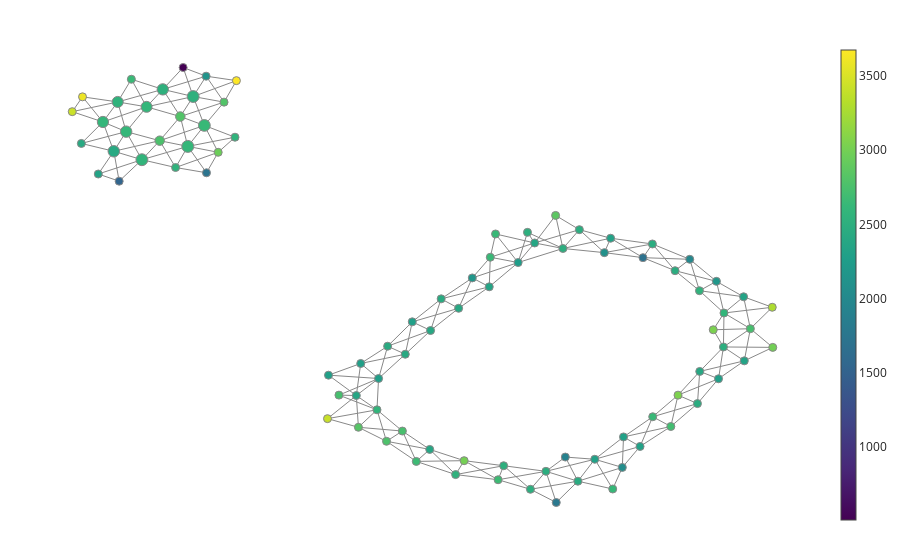

This figure's notebook cell:
### Code cell
# 1. Filter function
filter_func = gtda.mapper.Projection(columns=[0, 1])

# 2. Cover
cover = gtda.mapper.CubicalCover(n_intervals=10, overlap_frac=0.3)

# 3. Clustering
clusterer = DBSCAN()

pipe = gtda.mapper.make_mapper_pipeline(filter_func=filter_func,
                                        cover=cover,
                                        clusterer=clusterer,
                                        verbose=False)

fig = gtda.mapper.plot_static_mapper_graph(pipe, X)
fig.show()

### Figure 1 — Plotly figure (JSON) as saved in the notebook; plotly's stock layout.template omitted (floating-point values rounded to 4 significant figures; data arrays with more than 128 entries replaced by an {"elided": "..."} marker saying what was removed)
{"data": [{"hoverinfo": "none", "line": {"color": "#888", "width": 1}, "mode": "lines", "name": "edge_trace", "type": "scatter", "uid": "9e1a5198-3c79-422a-bb5a-0f0abb385af0", "x": {"elided": "684 float values"}, "y": {"elided": "684 float values"}}, {"hoverinfo": "text", "hovertext": ["Node ID: 0<br>Pullback set label: 10<br>Partial cluster label: 0<br>Node size: 132<br>Summary statistic: 2310.0", "Node ID: 1<br>Pullback set label: 58<br>Partial cluster label: 0<br>Node size: 398<br>Summary statistic: 2420.0", "Node ID: 2<br>Pullback set label: 59<br>Partial cluster label: 0<br>Node size: 424<br>Summary statistic: 2570.0", "Node ID: 3<br>Pullback set label: 6<br>Partial cluster label: 0<br>Node size: 88<br>Summary statistic: 2340.0", "Node ID: 4<br>Pullback set label: 15<br>Partial cluster label: 0<br>Node size: 122<br>Summary statistic: 2490.0", "Node ID: 5<br>Pullback set label: 44<br>Partial cluster label: 0<br>Node size: 134<br>Summary statistic: 2470.0", "Node ID: 6<br>Pullback set label: 78<br>Partial cluster label: 0<br>Node size: 46<br>Summary statistic: 2170.0", "Node ID: 7<br>Pullback set label: 87<br>Partial cluster label: 0<br>Node size: 128<br>Summary statistic: 2350.0", "Node ID: 8<br>Pullback set label: 54<br>Partial cluster label: 0<br>Node size: 126<br>Summary statistic: 2480.0", "Node ID: 9<br>Pullback set label: 85<br>Partial cluster label: 0<br>Node size: 121<br>Summary statistic: 2390.0", "Node ID: 10<br>Pullback set label: 9<br>Partial cluster label: 0<br>Node size: 91<br>Summary statistic: 2450.0", "Node ID: 11<br>Pullback set label: 19<br>Partial cluster label: 0<br>Node size: 136<br>Summary statistic: 2480.0", "Node ID: 12<br>Pullback set label: 79<br>Partial cluster label: 0<br>Node size: 118<br>Summary statistic: 2260.0", "Node ID: 13<br>Pullback set label: 80<br>Partial cluster label: 0<br>Node size: 115<br>Summary statistic: 2390.0", "Node ID: 14<br>Pullback set label: 88<br>Partial cluster label: 0<br>Node size: 76<br>Summary statistic: 2640.0", "Node ID: 15<br>Pullback set label: 89<br>Partial cluster label: 0<br>Node size: 16<br>Summary statistic: 2640.0", "Node ID: 16<br>Pullback set label: 16<br>Partial cluster label: 0<br>Node size: 118<br>Summary statistic: 2730.0", "Node ID: 17<br>Pullback set label: 25<br>Partial cluster label: 0<br>Node size: 134<br>Summary statistic: 2590.0", "Node ID: 18<br>Pullback set label: 26<br>Partial cluster label: 0<br>Node size: 86<br>Summary statistic: 2340.0", "Node ID: 19<br>Pullback set label: 33<br>Partial cluster label: 0<br>Node size: 35<br>Summary statistic: 2180.0", "Node ID: 20<br>Pullback set label: 34<br>Partial cluster label: 0<br>Node size: 117<br>Summary statistic: 2550.0", "Node ID: 21<br>Pullback set label: 51<br>Partial cluster label: 0<br>Node size: 433<br>Summary statistic: 2610.0", "Node ID: 22<br>Pullback set label: 52<br>Partial cluster label: 0<br>Node size: 16<br>Summary statistic: 2960.0", "Node ID: 23<br>Pullback set label: 31<br>Partial cluster label: 0<br>Node size: 421<br>Summary statistic: 2530.0", "Node ID: 24<br>Pullback set label: 32<br>Partial cluster label: 0<br>Node size: 160<br>Summary statistic: 2800.0", "Node ID: 25<br>Pullback set label: 40<br>Partial cluster label: 0<br>Node size: 272<br>Summary statistic: 2800.0", "Node ID: 26<br>Pullback set label: 41<br>Partial cluster label: 0<br>Node size: 418<br>Summary statistic: 2640.0", "Node ID: 27<br>Pullback set label: 27<br>Partial cluster label: 0<br>Node size: 119<br>Summary statistic: 2510.0", "Node ID: 28<br>Pullback set label: 28<br>Partial cluster label: 0<br>Node size: 76<br>Summary statistic: 2670.0", "Node ID: 29<br>Pullback set label: 5<br>Partial cluster label: 0<br>Node size: 125<br>Summary statistic: 2400.0", "Node ID: 30<br>Pullback set label: 4<br>Partial cluster label: 0<br>Node size: 129<br>Summary statistic: 2460.0", "Node ID: 31<br>Pullback set label: 49<br>Partial cluster label: 0<br>Node size: 392<br>Summary statistic: 2620.0", "Node ID: 32<br>Pullback set label: 63<br>Partial cluster label: 0<br>Node size: 132<br>Summary statistic: 2320.0", "Node ID: 33<br>Pullback set label: 38<br>Partial cluster label: 0<br>Node size: 369<br>Summary statistic: 2560.0", "Node ID: 34<br>Pullback set label: 39<br>Partial cluster label: 0<br>Node size: 363<br>Summary statistic: 2600.0", "Node ID: 35<br>Pullback set label: 45<br>Partial cluster label: 0<br>Node size: 127<br>Summary statistic: 2380.0", "Node ID: 36<br>Pullback set label: 55<br>Partial cluster label: 0<br>Node size: 119<br>Summary statistic: 2770.0", "Node ID: 37<br>Pullback set label: 70<br>Partial cluster label: 0<br>Node size: 118<br>Summary statistic: 2480.0", "Node ID: 38<br>Pullback set label: 71<br>Partial cluster label: 0<br>Node size: 92<br>Summary statistic: 2480.0", "Node ID: 39<br>Pullback set label: 81<br>Partial cluster label: 0<br>Node size: 17<br>Summary statistic: 2870.0", "Node ID: 40<br>Pullback set label: 65<br>Partial cluster label: 0<br>Node size: 135<br>Summary statistic: 2580.0", "Node ID: 41<br>Pullback set label: 30<br>Partial cluster label: 0<br>Node size: 387<br>Summary statistic: 2530.0", "Node ID: 42<br>Pullback set label: 86<br>Partial cluster label: 0<br>Node size: 124<br>Summary statistic: 2440.0", "Node ID: 43<br>Pullback set label: 48<br>Partial cluster label: 0<br>Node size: 378<br>Summary statistic: 2600.0", "Node ID: 44<br>Pullback set label: 57<br>Partial cluster label: 0<br>Node size: 110<br>Summary statistic: 2430.0", "Node ID: 45<br>Pullback set label: 76<br>Partial cluster label: 0<br>Node size: 13<br>Summary statistic: 2300.0", "Node ID: 46<br>Pullback set label: 50<br>Partial cluster label: 0<br>Node size: 269<br>Summary statistic: 2760.0", "Node ID: 47<br>Pullback set label: 60<br>Partial cluster label: 0<br>Node size: 177<br>Summary statistic: 2550.0", "Node ID: 48<br>Pullback set label: 84<br>Partial cluster label: 0<br>Node size: 118<br>Summary statistic: 2440.0", "Node ID: 49<br>Pullback set label: 73<br>Partial cluster label: 0<br>Node size: 89<br>Summary statistic: 2380.0", "Node ID: 50<br>Pullback set label: 74<br>Partial cluster label: 0<br>Node size: 135<br>Summary statistic: 2280.0", "Node ID: 51<br>Pullback set label: 46<br>Partial cluster label: 0<br>Node size: 25<br>Summary statistic: 2670.0", "Node ID: 52<br>Pullback set label: 43<br>Partial cluster label: 0<br>Node size: 6<br>Summary statistic: 1990.0", "Node ID: 53<br>Pullback set label: 68<br>Partial cluster label: 0<br>Node size: 11<br>Summary statistic: 2340.0", "Node ID: 54<br>Pullback set label: 1<br>Partial cluster label: 0<br>Node size: 60<br>Summary statistic: 2070.0", "Node ID: 55<br>Pullback set label: 2<br>Partial cluster label: 0<br>Node size: 122<br>Summary statistic: 2320.0", "Node ID: 56<br>Pullback set label: 11<br>Partial cluster label: 0<br>Node size: 58<br>Summary statistic: 2310.0", "Node ID: 57<br>Pullback set label: 3<br>Partial cluster label: 0<br>Node size: 130<br>Summary statistic: 2640.0", "Node ID: 58<br>Pullback set label: 18<br>Partial cluster label: 0<br>Node size: 65<br>Summary statistic: 2500.0", "Node ID: 59<br>Pullback set label: 66<br>Partial cluster label: 0<br>Node size: 15<br>Summary statistic: 2730.0", "Node ID: 60<br>Pullback set label: 62<br>Partial cluster label: 0<br>Node size: 36<br>Summary statistic: 2110.0", "Node ID: 61<br>Pullback set label: 75<br>Partial cluster label: 0<br>Node size: 63<br>Summary statistic: 2430.0", "Node ID: 62<br>Pullback set label: 83<br>Partial cluster label: 0<br>Node size: 55<br>Summary statistic: 2300.0", "Node ID: 63<br>Pullback set label: 64<br>Partial cluster label: 0<br>Node size: 65<br>Summary statistic: 2820.0", "Node ID: 64<br>Pullback set label: 56<br>Partial cluster label: 0<br>Node size: 69<br>Summary statistic: 2740.0", "Node ID: 65<br>Pullback set label: 29<br>Partial cluster label: 0<br>Node size: 108<br>Summary statistic: 2650.0", "Node ID: 66<br>Pullback set label: 67<br>Partial cluster label: -1<br>Node size: 4<br>Summary statistic: 1540.0", "Node ID: 67<br>Pullback set label: 35<br>Partial cluster label: 0<br>Node size: 131<br>Summary statistic: 2530.0", "Node ID: 68<br>Pullback set label: 14<br>Partial cluster label: 0<br>Node size: 50<br>Summary statistic: 2300.0", "Node ID: 69<br>Pullback set label: 36<br>Partial cluster label: 0<br>Node size: 25<br>Summary statistic: 3000.0", "Node ID: 70<br>Pullback set label: 22<br>Partial cluster label: -1<br>Node size: 4<br>Summary statistic: 2140.0", "Node ID: 71<br>Pullback set label: 77<br>Partial cluster label: 0<br>Node size: 11<br>Summary statistic: 2400.0", "Node ID: 72<br>Pullback set label: 24<br>Partial cluster label: 0<br>Node size: 7<br>Summary statistic: 3030.0", "Node ID: 73<br>Pullback set label: 82<br>Partial cluster label: -1<br>Node size: 4<br>Summary statistic: 2290.0", "Node ID: 74<br>Pullback set label: 69<br>Partial cluster label: 0<br>Node size: 11<br>Summary statistic: 2500.0", "Node ID: 75<br>Pullback set label: 8<br>Partial cluster label: 0<br>Node size: 6<br>Summary statistic: 1780.0", "Node ID: 76<br>Pullback set label: 20<br>Partial cluster label: 0<br>Node size: 15<br>Summary statistic: 1910.0", "Node ID: 77<br>Pullback set label: 12<br>Partial cluster label: 0<br>Node size: 14<br>Summary statistic: 2710.0", "Node ID: 78<br>Pullback set label: 21<br>Partial cluster label: -1<br>Node size: 1<br>Summary statistic: 510.0", "Node ID: 79<br>Pullback set label: 53<br>Partial cluster label: -1<br>Node size: 4<br>Summary statistic: 1700.0", "Node ID: 80<br>Pullback set label: 13<br>Partial cluster label: 0<br>Node size: 11<br>Summary statistic: 3050.0", "Node ID: 81<br>Pullback set label: 42<br>Partial cluster label: 0<br>Node size: 14<br>Summary statistic: 2560.0", "Node ID: 82<br>Pullback set label: 17<br>Partial cluster label: 0<br>Node size: 8<br>Summary statistic: 3290.0", "Node ID: 83<br>Pullback set label: 61<br>Partial cluster label: -1<br>Node size: 2<br>Summary statistic: 1730.0", "Node ID: 84<br>Pullback set label: 7<br>Partial cluster label: 0<br>Node size: 8<br>Summary statistic: 2990.0", "Node ID: 85<br>Pullback set label: 0<br>Partial cluster label: -1<br>Node size: 4<br>Summary statistic: 2630.0", "Node ID: 86<br>Pullback set label: 72<br>Partial cluster label: -1<br>Node size: 4<br>Summary statistic: 3420.0", "Node ID: 87<br>Pullback set label: 37<br>Partial cluster label: 0<br>Node size: 5<br>Summary statistic: 3600.0", "Node ID: 88<br>Pullback set label: 47<br>Partial cluster label: 0<br>Node size: 6<br>Summary statistic: 3430.0", "Node ID: 89<br>Pullback set label: 23<br>Partial cluster label: -1<br>Node size: 1<br>Summary statistic: 3680.0"], "marker": {"color": [2310.0, 2420.0, 2571.0, 2345.0, 2494.0, 2472.0, 2171.0, 2351.0, 2476.0, 2395.0, 2454.0, 2481.0, 2262.0, 2387.0, 2642.0, 2640.0, 2733.0, 2592.0, 2345.0, 2181.0, 2552.0, 2612.0, 2959.0, 2528.0, 2796.0, 2796.0, 2637.0, 2511.0, 2669.0, 2400.0, 2465.0, 2621.0, 2323.0, 2555.0, 2599.0, 2380.0, 2772.0, 2484.0, 2475.0, 2866.0, 2584.0, 2529.0, 2437.0, 2604.0, 2430.0, 2301, 2762.0, 2547.0, 2443.0, 2381.0, 2283.0, 2669.0, 1990.0, 2344.0, 2066.0, 2321.0, 2311.0, 2640.0, 2499.0, 2732.0, 2110.0, 2425.0, 2298.0, 2823.0, 2742.0, 2646.0, 1544.0, 2533.0, 2299.0, 3004.0, 2139, 2402.0, 3035.0, 2293, 2504.0, 1785.0, 1910.0, 2709.0, 510, 1705.0, 3047.0, 2558.0, 3285.0, 1734, 2991.0, 2627, 3418.0, 3598.0, 3427.0, 3675], "colorbar": {"thickness": 15, "title": {"side": "right", "text": ""}, "xanchor": "left"}, "colorscale": [[0, "#440154"], [0.1111, "#482878"], [0.2222, "#3e4989"], [0.3333, "#31688e"], [0.4444, "#26828e"], [0.5556, "#1f9e89"], [0.6667, "#35b779"], [0.7778, "#6ece58"], [0.8889, "#b5de2b"], [1, "#fde725"]], "line": {"color": "#888", "width": 1}, "opacity": 1, "reversescale": false, "showscale": true, "size": [132, 398, 424, 88, 122, 134, 46, 128, 126, 121, 91, 136, 118, 115, 76, 16, 118, 134, 86, 35, 117, 433, 16, 421, 160, 272, 418, 119, 76, 125, 129, 392, 132, 369, 363, 127, 119, 118, 92, 17, 135, 387, 124, 378, 110, 13, 269, 177, 118, 89, 135, 25, 6, 11, 60, 122, 58, 130, 65, 15, 36, 63, 55, 65, 69, 108, 4, 131, 50, 25, 4, 11, 7, 4, 11, 6, 15, 14, 1, 4, 11, 14, 8, 2, 8, 4, 4, 5, 6, 1], "sizemin": 4, "sizemode": "area", "sizeref": 6.014}, "mode": "markers", "name": "node_trace", "type": "scatter", "uid": "9e9b0e15-ea37-40ed-ab6a-32dc87ac7ffe", "x": [2.231, -5.91, -5.435, 4.762, 4.409, 3.59, 0.1579, 0.4448, 3.206, -0.5485, 1.945, 1.404, 0.9337, 1.214, 0.4627, 0.5516, 4.865, 4.418, 4.75, 4.29, 4.003, -4.657, -4.143, -4.567, -4.044, -4.784, -4.377, 0.6886, 0.5946, 4.008, 3.969, -5.701, 2.499, -5.844, -5.355, -0.5625, -1.294, 1.692, 1.971, 1.568, -1.456, -5.081, -0.3689, -6.094, -6.459, -0.8581, -5.133, -4.864, -1.275, -1.805, -1.428, -0.7897, 3.839, -6.173, 2.697, 2.998, 2.717, 3.212, 1.142, -2.099, 2.393, -0.9766, -1.731, -1.77, -1.025, -5.613, -5.819, -0.1241, 4.326, 0.02, -4.347, -0.07389, 4.236, -2.276, 1.092, 1.579, 1.733, 3.518, -4.737, 3.047, 3.64, -3.859, 5.235, -4.341, 5.244, 2.535, -2.293, -6.44, -6.613, -3.835], "y": [-4.236, 3.798, 3.578, -1.668, -1.306, 0.6833, 0.4946, 0.2629, 1.38, -0.8774, -4.808, -4.551, 0.8956, 1.406, 1.034, 1.64, -0.8297, -0.4206, 0.002164, 0.4049, 0.1613, 3.925, 3.771, 5.225, 5.079, 4.704, 4.472, -4.404, -4.77, -1.944, -2.783, 4.309, 1.53, 5.084, 4.957, -3.978, -3.767, 1.262, 1.753, 2.124, -2.946, 5.412, -0.05151, 4.562, 4.002, -0.6512, 4.074, 3.374, -1.286, -2.573, -2.129, -4.292, 0.9802, 3.205, -4.449, -3.901, -3.653, -3.127, -5.019, -2.562, 1.154, -1.496, -1.737, -3.401, -3.499, 5.676, 3.018, -4.635, -2.136, -4.272, 5.756, -0.2981, -0.8581, -2.042, 1.683, -5.363, -4.178, -3.381, 5.983, 1.023, -2.563, 4.164, -0.271, 3.237, -1.317, -5.011, -3.176, 5.218, 4.831, 5.64]}], "layout": {"autosize": false, "hovermode": "closest", "margin": {"b": 20, "l": 5, "r": 5, "t": 40}, "showlegend": false, "title": {"text": ""}, "xaxis": {"showgrid": false, "showline": false, "showticklabels": false, "ticks": "", "title": {"text": ""}, "zeroline": false}, "yaxis": {"showgrid": false, "showline": false, "showticklabels": false, "ticks": "", "title": {"text": ""}, "zeroline": false}}}
